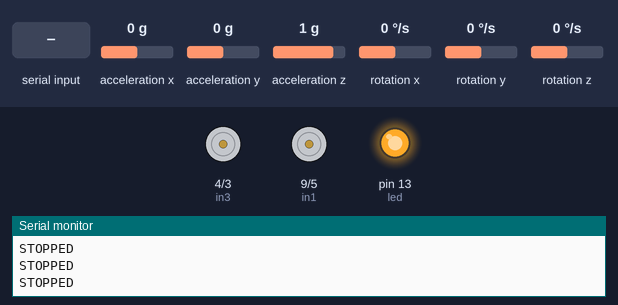
Bench run of a sketch on a simulated Arduino Uno, built with avr-gcc and run on an emulated ATmega328P. Parts: motor-driver pin pairs drawn as motors (green arrow = first pin HIGH = forward, orange = second pin HIGH = backward, longer = more drive), output pins drawn as LEDs (lit = HIGH), the last lines printed to the serial monitor. The inputs (shaded band) are chosen by the test bench; at power-on: rotation z 0 °/s, acceleration x 0 g, acceleration y 0 g, acceleration z 1 g, rotation x 0 °/s, rotation y 0 °/s.

Above: at 6.8 s.
6.9 s: "f90\n" received over Serial
At 7.7 s:
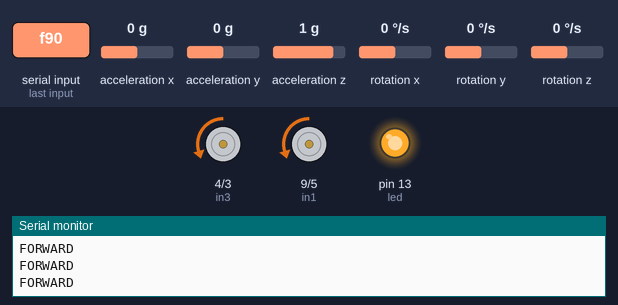
8.4 s: rotation z set to -192 °/s
At 8.87 s:
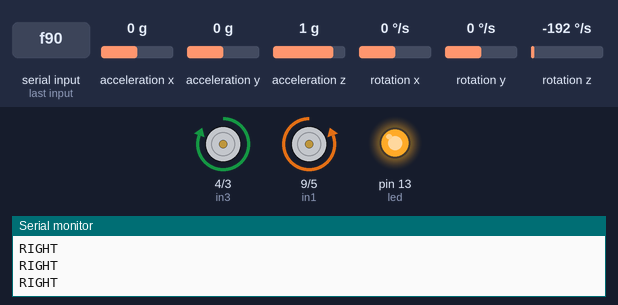
11.4 s: "b90\n" received over Serial
At 11.71 s:
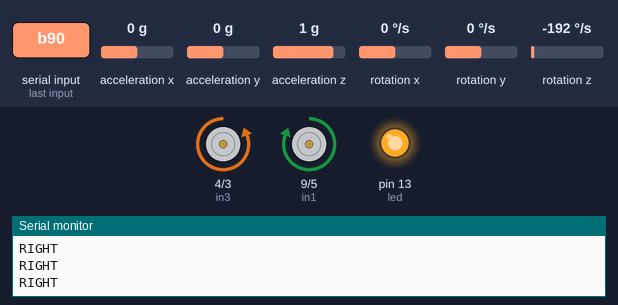
14.4 s: rotation z set to -100 °/s
17.4 s: rotation z set to 3 °/s
At 18.15 s:
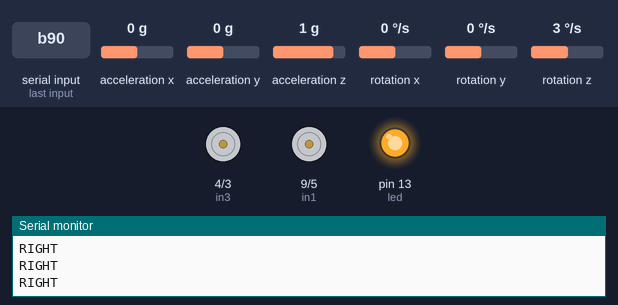
20.4 s: "l90\n" received over Serial
Timing chart, 0 to 26.6 s (numbered marks = the images above; inputs shaded):
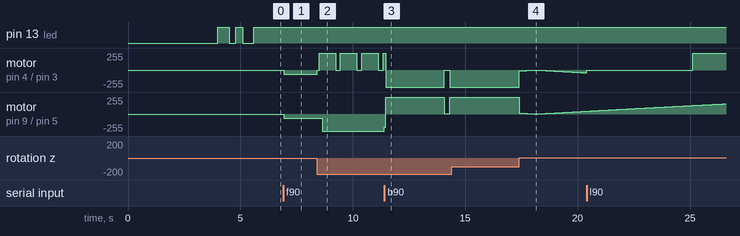

Measured:
- after the input at 6.9 s, motor on pin 4 (in3) / pin 3 (in4), motor on pin 9 (in1) / pin 5 (in2): stopped → backward 60/255 at once
- after the input at 8.4 s, motor on pin 4 (in3) / pin 3 (in4): backward 60/255 → stopped at once, then repeats every 0.94 s: forward 255/255 0.73 s, stopped 0.21 s; motor on pin 9 (in1) / pin 5 (in2): backward 60/255 → backward 255/255 after 0.24 s
- after the input at 11.4 s, motor on pin 9 (in1) / pin 5 (in2): backward 255/255 → backward 195/255 at once, → forward 255/255 0.07 s later, → forward 4/255 2.6 s later, → forward 255/255 0.24 s later
- after the input at 17.4 s, motor on pin 4 (in3) / pin 3 (in4): rises from backward 255/255 to stopped in 0.70 s, then falls to backward 42/255 in 2.3 s

The sketch:

thomassi.ino
```cpp
#include <MPU6050_tockn.h>
#include <Wire.h>
#include <math.h>
#include <string.h>

// ESP
// const int in1 = 16, in2 = 17, in3 = 18, in4 = 19, led = 13;
const int in1 = 9, in2 = 5, in3 = 4, in4 = 3, led = 13;

float thetaDesired = 0.0f;

float x[] = {0, 0, 0};
float y[] = {0, 0, 0};

float b[] = {0.00024132, 0.00048264, 0.00024132};
float a[] = {1.95558189, -0.95654717};
float error_tolerance = 2.80f;
int k = 0, dataCmd, buf;
long prevT = 0, tripTime = 0;
char cmd, dir;

int nominalSpeed = 255;
String commandData = "";
bool gotData = false;
int provisionalDuration = 0;
float tripDistance = 0.0f;

MPU6050 gyro(Wire);

int initAngleZ = 0;
float currentTheta = 0.0f;
void setup()
{
  // put your setup code here, to run once:
  delay(1000);
  Serial.begin(9600);
  pinMode(in1, OUTPUT);
  pinMode(in2, OUTPUT);
  pinMode(in3, OUTPUT);
  pinMode(in4, OUTPUT);
  pinMode(led, OUTPUT);
  Wire.begin();
  gyro.begin();
  gyro.calcGyroOffsets(true);
  digitalWrite(led, HIGH);
  delay(500);
  digitalWrite(led, LOW);
  delay(300);
  digitalWrite(led, HIGH);
  delay(300);
  digitalWrite(led, LOW);
  delay(500);
  digitalWrite(led, HIGH);
  prevT = micros();
}

void loop()
{
  // put your main code here, to run repeatedly:
  while (Serial.available() > 0)
  {
    commandData = Serial.readStringUntil('\n');
    gotData = true;

    yield();
  }

  if (gotData)
  {
    if (commandData[0])
    {
      Serial.println("Got Data");
      cmd = commandData[0];
      dir = commandData[1];
      String subCmd = commandData.substring(2, 5);
      buf = subCmd.toInt();
      if (cmd == 'f' || cmd == 'b')
      {
        thetaDesired = 0;
      }
      else if (cmd == 'l' || cmd == 'r')
      {
        thetaDesired = buf;
      }
      tripTime = 0;
      tripDistance = 0.0f;
    }
    // Serial.print(commandData);
    // Serial.print(", ");
    // Serial.println(buf);

    gotData = false;
  }

  gyro.update();
  float thetaX = gyro.getGyroAngleX();
  float thetaY = gyro.getGyroAngleY();
  float thetaZ = gyro.getGyroAngleZ();
  float accX = gyro.getAccX();
  float accY = gyro.getAccY();
  float theta = atanf(accY / accX) * RAD_TO_DEG;
  float argL = sqrt(accX * accX + accY * accY);
  long currT = micros();
  float t = currT / 1.0e6;
  float deltaT = ((float)(currT - prevT)) / 1.0e6;
  prevT = currT;

  float numResolved = argL * cos(theta * DEG_TO_RAD);
  float denResolved = argL * sin(theta * DEG_TO_RAD);
  float accelerationResolved = numResolved + denResolved;
  float velocityResolved = accelerationResolved * deltaT;
  float distanceResolved = velocityResolved * deltaT;
  tripDistance += distanceResolved;

  // PID Cooefficients
  float kp = 0.025;
  float ki = 0.12;

  double thetaError = thetaDesired - thetaZ;
  double teRad = thetaError * DEG_TO_RAD;
  double sinTRad = sin(teRad);

  float uSpeed = (kp * sinTRad * nominalSpeed * RAD_TO_DEG);
  // float uAc = nominalSpeed

  int vSpeed = (int)fabs(uSpeed);
  if (vSpeed > 255)
    vSpeed = 255;
  // float sinError = sinh(thetaError);
  /*
  Serial.print(thetaZ);
  Serial.print(",\t");
  Serial.print(thetaError);
  Serial.print(",\t");
  Serial.print(teRad);
  Serial.print(",\t");
  Serial.print(sinTRad);
  Serial.print(",\t");
  Serial.print(uSpeed);
  Serial.print(",\t");
  Serial.println(vSpeed);
  */

  if (cmd && cmd != 's' && (cmd == 'f' || cmd == 'b'))
  {
    int isFwd = cmd == 'f';
    if (thetaError < (-1 * error_tolerance))
    {
      // LEFT
      Serial.println("LEFT");
      analogWrite(in1, vSpeed * isFwd);
      analogWrite(in2, vSpeed * !isFwd);
      analogWrite(in3, vSpeed * !isFwd);
      analogWrite(in4, vSpeed * isFwd);
    }
    else if (thetaError > error_tolerance)
    {
      // RIGHT
      Serial.println("RIGHT");
      analogWrite(in1, vSpeed * !isFwd);
      analogWrite(in2, vSpeed * isFwd);
      analogWrite(in3, vSpeed * isFwd);
      analogWrite(in4, vSpeed * !isFwd);
    }
    else
    {
      // FORWARD
      vSpeed = 60;
      Serial.println("FORWARD");
      analogWrite(in1, vSpeed * !isFwd);
      analogWrite(in2, vSpeed * isFwd);
      analogWrite(in3, vSpeed * !isFwd);
      analogWrite(in4, vSpeed * isFwd);
    }
  }
  else if (cmd && cmd != 's' && (cmd == 'l' || cmd == 'r'))
  {
    if (!initAngleZ)
    {
      currentTheta = gyro.getGyroAngleZ();
      initAngleZ = 1;
    }
    // TURN
    int turnDirection = (cmd == 'l');
    int needsTurn = fabs(currentTheta - thetaZ) < (thetaDesired + error_tolerance);
    // Serial.println("TURN");
    analogWrite(in1, vSpeed * turnDirection * needsTurn);
    analogWrite(in2, vSpeed * !turnDirection * needsTurn);
    analogWrite(in3, vSpeed * turnDirection * needsTurn);
    analogWrite(in4, vSpeed * !turnDirection * needsTurn);
    if (!needsTurn)
      initAngleZ = 0; // reset init angle if turn is done
    /*
    if (cmd == 'l')
    {
      // LEFT
      analogWrite(in1, vSpeed);
      digitalWrite(in2, LOW);
      analogWrite(in3, vSpeed);
      digitalWrite(in4, LOW);
    }
    else if (dir == 'r')
    {
      // RIGHT
      digitalWrite(in1, LOW);
      analogWrite(in2, vSpeed);
      digitalWrite(in3, LOW);
      analogWrite(in4, vSpeed);
    }
    */
  }
  else
  {
    // STOP
    Serial.println("STOPPED");
    digitalWrite(in1, LOW);
    digitalWrite(in2, LOW);
    digitalWrite(in3, LOW);
    digitalWrite(in4, LOW);
  }
  // Serial.println(tripDistance);

  // forward
  // analogWrite(in1, vSpeed);
  // digitalWrite(in2, LOW);
  // analogWrite(in3, vSpeed);
  // digitalWrite(in4, LOW);
}
```

alt.ino
```cpp
/*
#include <Wire.h>
#include <Adafruit_MPU6050.h>
#include <Adafruit_Sensor.h>

// Motor control pins
const int in1 = 9, in2 = 5, in3 = 4, in4 = 3, led = 13;

#define LEFT_REVERSE in1
#define LEFT_FORWARD in2
#define RIGHT_FORWARD in4
#define RIGHT_REVERSE in3

Adafruit_MPU6050 mpu;

// Movement tracking
float velocity = 0.0;
float distance = 0.0;
unsigned long lastTime = 0;

// Control direction globally
int directionMultiplier = 1;  // 1 = forward, -1 = backward

void setup() {
  pinMode(LEFT_REVERSE, OUTPUT);
  pinMode(LEFT_FORWARD, OUTPUT);
  pinMode(RIGHT_REVERSE, OUTPUT);
  pinMode(RIGHT_FORWARD, OUTPUT);
  Serial.begin(115200);

  if (!mpu.begin()) {
    Serial.println("MPU6050 not detected!");
    while (1) delay(10);
  }

  mpu.setAccelerometerRange(MPU6050_RANGE_2_G);
  mpu.setFilterBandwidth(MPU6050_BAND_5_HZ);
  lastTime = micros();
}

void stopMotors() {
  digitalWrite(LEFT_FORWARD, LOW);
  digitalWrite(RIGHT_FORWARD, LOW);
  digitalWrite(LEFT_REVERSE, LOW);
  digitalWrite(RIGHT_REVERSE, LOW);
}

void moveDistance(float targetDistance) {
  velocity = 0.0;
  distance = 0.0;
  lastTime = micros();


  // Set direction
  if (directionMultiplier == 1) {
    digitalWrite(LEFT_FORWARD, HIGH);
    digitalWrite(RIGHT_FORWARD, HIGH);
    digitalWrite(LEFT_REVERSE, LOW);
    digitalWrite(RIGHT_REVERSE, LOW);
  } else {
    digitalWrite(LEFT_REVERSE, HIGH);
    digitalWrite(LEFT_FORWARD, LOW);
    digitalWrite(RIGHT_REVERSE, HIGH);
    digitalWrite(RIGHT_REVERSE, LOW);
  }

  while (distance < targetDistance) {
    sensors_event_t a, g, temp;
    mpu.getEvent(&a, &g, &temp);

    unsigned long currentTime = micros();
    float dt = (currentTime - lastTime) / 1000000.0;  // seconds
    lastTime = currentTime;

    float accX = a.acceleration.x;

    // Apply direction multiplier (forward = +, backward = -)
    accX *= directionMultiplier;

    // Subtract known bias here
    velocity += accX * dt;
    distance += abs(velocity * dt);

    Serial.print("Distance: ");
    Serial.println(distance);
  }

  stopMotors();
  Serial.println("Target distance reached");
}

void loop() {
  if (Serial.available()) {
    String input = Serial.readStringUntil('\n');
    input.trim();
    if (input.length() == 0) return;

    char cmd = toupper(input.charAt(0));
    float value = input.substring(1).toFloat();
    Serial.println("Got " + input);
    stopMotors();

    switch (cmd) {
      case 'F':  // Forward by distance
        directionMultiplier = 1;
        moveDistance(value);
        break;

      case 'B':  // Backward by distance
        directionMultiplier = -1;
        moveDistance(value);
        break;

      case 'L':  // Turn Left (fixed delay)
        digitalWrite(LEFT_REVERSE, HIGH);
        digitalWrite(LEFT_FORWARD, LOW);
        digitalWrite(RIGHT_FORWARD, HIGH);
        digitalWrite(RIGHT_REVERSE, LOW);
        delay(600);
        stopMotors();
        break;

      case 'R':  // Turn Right (fixed delay)
        digitalWrite(LEFT_FORWARD, HIGH);
        digitalWrite(LEFT_REVERSE, LOW);
        digitalWrite(RIGHT_REVERSE, HIGH);
        digitalWrite(RIGHT_FORWARD, LOW);
        delay(600);
        stopMotors();
        break;

      case 'S':  // Stop
        stopMotors();
        break;

      default:
        Serial.println("Unknown command. Use F#, B#, L, R, S.");
        break;
    }
  }
}
*/
```
